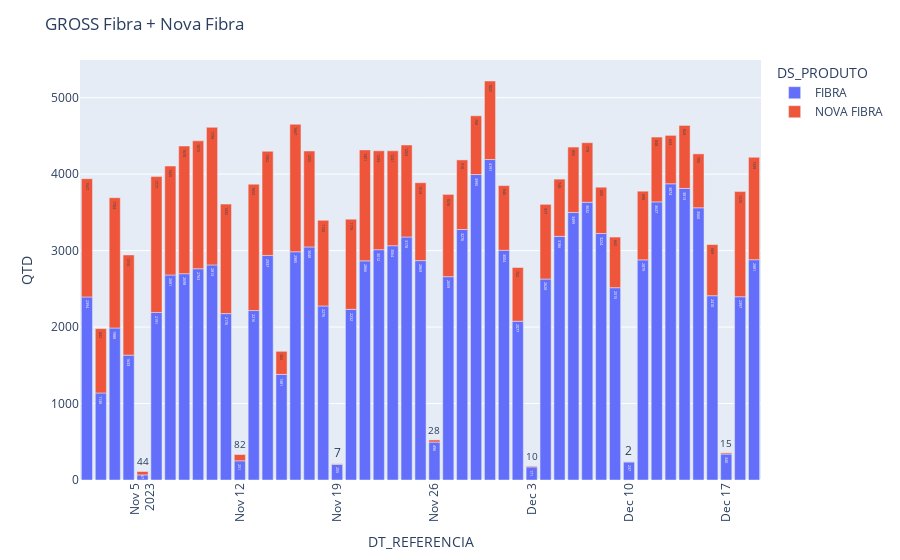

Write notebook code for a chart like this one.
### Markdown cell above
# GROSS

### Code cell
df_gross = df.query('DS_INDICADOR == "GROSS"')
df_gross2 = df_gross[['DS_TIPO','DS_PRODUTO','DS_INDICADOR','DS_DET_INDICADOR','DT_REFERENCIA','QTD']]
df_gross3 = df_gross2.groupby(['DS_TIPO', 'DS_PRODUTO', 'DS_INDICADOR', 'DT_REFERENCIA']).agg({'QTD': 'sum'}).reset_index()

fig4 = px.bar(df_gross3, 
             x='DT_REFERENCIA', 
             y='QTD',
             color='DS_PRODUTO',
             text_auto=True)
fig4.update_layout(title='GROSS Fibra + Nova Fibra')
fig4.update_xaxes(tickangle=-90)
fig4.show()

### Figure 1 — Plotly figure (JSON) as saved in the notebook; plotly's stock layout.template omitted (floating-point values rounded to 4 significant figures)
{"data": [{"alignmentgroup": "True", "hovertemplate": "DS_PRODUTO=FIBRA<br>DT_REFERENCIA=%{x}<br>QTD=%{y}<extra></extra>", "legendgroup": "FIBRA", "marker": {"color": "#636efa", "pattern": {"shape": ""}}, "name": "FIBRA", "offsetgroup": "FIBRA", "orientation": "v", "showlegend": true, "textposition": "auto", "texttemplate": "%{y}", "type": "bar", "x": ["2023-11-01T00:00:00", "2023-11-02T00:00:00", "2023-11-03T00:00:00", "2023-11-04T00:00:00", "2023-11-05T00:00:00", "2023-11-06T00:00:00", "2023-11-07T00:00:00", "2023-11-08T00:00:00", "2023-11-09T00:00:00", "2023-11-10T00:00:00", "2023-11-11T00:00:00", "2023-11-12T00:00:00", "2023-11-13T00:00:00", "2023-11-14T00:00:00", "2023-11-15T00:00:00", "2023-11-16T00:00:00", "2023-11-17T00:00:00", "2023-11-18T00:00:00", "2023-11-19T00:00:00", "2023-11-20T00:00:00", "2023-11-21T00:00:00", "2023-11-22T00:00:00", "2023-11-23T00:00:00", "2023-11-24T00:00:00", "2023-11-25T00:00:00", "2023-11-26T00:00:00", "2023-11-27T00:00:00", "2023-11-28T00:00:00", "2023-11-29T00:00:00", "2023-11-30T00:00:00", "2023-12-01T00:00:00", "2023-12-02T00:00:00", "2023-12-03T00:00:00", "2023-12-04T00:00:00", "2023-12-05T00:00:00", "2023-12-06T00:00:00", "2023-12-07T00:00:00", "2023-12-08T00:00:00", "2023-12-09T00:00:00", "2023-12-10T00:00:00", "2023-12-11T00:00:00", "2023-12-12T00:00:00", "2023-12-13T00:00:00", "2023-12-14T00:00:00", "2023-12-15T00:00:00", "2023-12-16T00:00:00", "2023-12-17T00:00:00", "2023-12-18T00:00:00", "2023-12-19T00:00:00"], "xaxis": "x", "y": [2394, 1138, 1988, 1633, 67, 2191, 2681, 2698, 2763, 2813, 2176, 251, 2216, 2937, 1381, 2985, 3048, 2276, 205, 2232, 2866, 3012, 3064, 3178, 2869, 496, 2659, 3276, 3995, 4191, 3004, 2077, 171, 2628, 3186, 3499, 3632, 3224, 2515, 237, 2879, 3637, 3874, 3813, 3560, 2410, 340, 2397, 2881], "yaxis": "y"}, {"alignmentgroup": "True", "hovertemplate": "DS_PRODUTO=NOVA FIBRA<br>DT_REFERENCIA=%{x}<br>QTD=%{y}<extra></extra>", "legendgroup": "NOVA FIBRA", "marker": {"color": "#EF553B", "pattern": {"shape": ""}}, "name": "NOVA FIBRA", "offsetgroup": "NOVA FIBRA", "orientation": "v", "showlegend": true, "textposition": "auto", "texttemplate": "%{y}", "type": "bar", "x": ["2023-11-01T00:00:00", "2023-11-02T00:00:00", "2023-11-03T00:00:00", "2023-11-04T00:00:00", "2023-11-05T00:00:00", "2023-11-06T00:00:00", "2023-11-07T00:00:00", "2023-11-08T00:00:00", "2023-11-09T00:00:00", "2023-11-10T00:00:00", "2023-11-11T00:00:00", "2023-11-12T00:00:00", "2023-11-13T00:00:00", "2023-11-14T00:00:00", "2023-11-15T00:00:00", "2023-11-16T00:00:00", "2023-11-17T00:00:00", "2023-11-18T00:00:00", "2023-11-19T00:00:00", "2023-11-20T00:00:00", "2023-11-21T00:00:00", "2023-11-22T00:00:00", "2023-11-23T00:00:00", "2023-11-24T00:00:00", "2023-11-25T00:00:00", "2023-11-26T00:00:00", "2023-11-27T00:00:00", "2023-11-28T00:00:00", "2023-11-29T00:00:00", "2023-11-30T00:00:00", "2023-12-01T00:00:00", "2023-12-02T00:00:00", "2023-12-03T00:00:00", "2023-12-04T00:00:00", "2023-12-05T00:00:00", "2023-12-06T00:00:00", "2023-12-07T00:00:00", "2023-12-08T00:00:00", "2023-12-09T00:00:00", "2023-12-10T00:00:00", "2023-12-11T00:00:00", "2023-12-12T00:00:00", "2023-12-13T00:00:00", "2023-12-14T00:00:00", "2023-12-15T00:00:00", "2023-12-16T00:00:00", "2023-12-17T00:00:00", "2023-12-18T00:00:00", "2023-12-19T00:00:00"], "xaxis": "x", "y": [1547, 842, 1704, 1310, 44, 1777, 1425, 1670, 1672, 1799, 1432, 82, 1653, 1362, 302, 1667, 1255, 1120, 7, 1179, 1451, 1293, 1241, 1203, 1019, 28, 1076, 910, 768, 1027, 846, 702, 10, 977, 749, 855, 779, 605, 662, 2, 898, 848, 633, 824, 705, 669, 15, 1375, 1339], "yaxis": "y"}], "layout": {"barmode": "relative", "legend": {"title": {"text": "DS_PRODUTO"}, "tracegroupgap": 0}, "margin": {"t": 60}, "title": {"text": "GROSS Fibra + Nova Fibra"}, "xaxis": {"anchor": "y", "domain": [0, 1], "tickangle": -90, "title": {"text": "DT_REFERENCIA"}}, "yaxis": {"anchor": "x", "domain": [0, 1], "title": {"text": "QTD"}}}}
